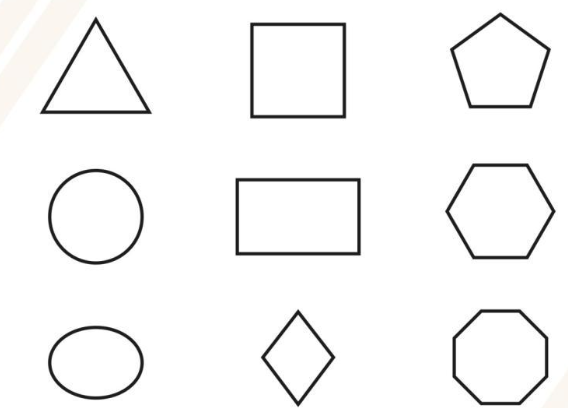
#> input picture formas.png, 568 x 408 px, found by its file name
$ python 088.PInc_Etiquetados_De_Lineas.py
#> lines starting #> are read from the running program, lines starting #| are printed output that depends on the picture; after the words box and inside, x2 and y2 are one past the last pixel; in counts of white or black regions, pixels touching at a corner belong together
import cv2
import numpy as np

#1. Cargar imagen
img = cv2.imread("formas.png", cv2.IMREAD_GRAYSCALE)
#> img: shape (408, 568); min 13, max 255, mean 245.7
if img is None:
    raise FileNotFoundError("No se encontró 'formas.png'")

#2. Binarización
_, binaria = cv2.threshold(img, 127, 255, cv2.THRESH_BINARY)
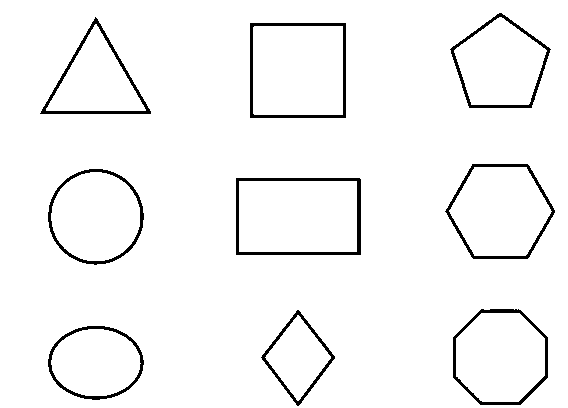
#> binaria: shape (408, 568); 96.3% white; 9 black regions, largest, box (x1, y1, x2, y2) and area: (236, 178, 361, 255) 1246, (250, 23, 346, 118) 1112, (40, 17, 151, 114) 995

#3. Etiquetado de componentes conectados
num_labels, etiquetas = cv2.connectedComponents(binaria)
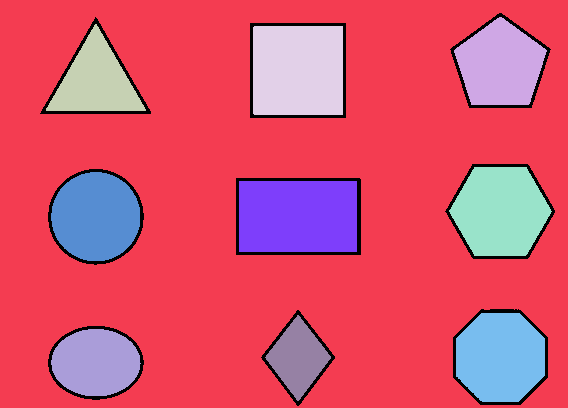
#> etiquetas: shape (408, 568) int32; 11 distinct labels, from 0 to 10; one colour per label, 0 black
#> num_labels = 11

print(f"🔹 Número de componentes detectados: {num_labels - 1}")
#| 🔹 Número de componentes detectados: 10

#4. Colorear cada componente diferente
etiquetas_color = cv2.applyColorMap((etiquetas * 20).astype(np.uint8), cv2.COLORMAP_JET)
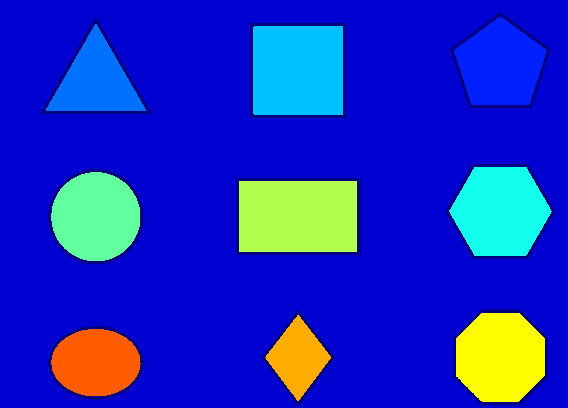
#> etiquetas_color: shape (408, 568, 3); mean B, G, R 190.8, 44.5, 25.3

#5. Mostrar resultados
cv2.imshow("Original", img)
cv2.imshow("Binaria", binaria)
cv2.imshow("Componentes Etiquetados", etiquetas_color)
cv2.waitKey(0)
cv2.destroyAllWindows()

# Cada forma fue:

# Detectada como componente conectado,

# Asignada con un número (1, 2, 3, …),

# Coloreada con applyColorMap para visualización.

# El fondo azul corresponde a la etiqueta 0.
# Cada color distinto representa una figura con su propia etiqueta.
# En la consola se muestra
# Componentes detectados: 10

$ run again, with texto.png copied over formas.png
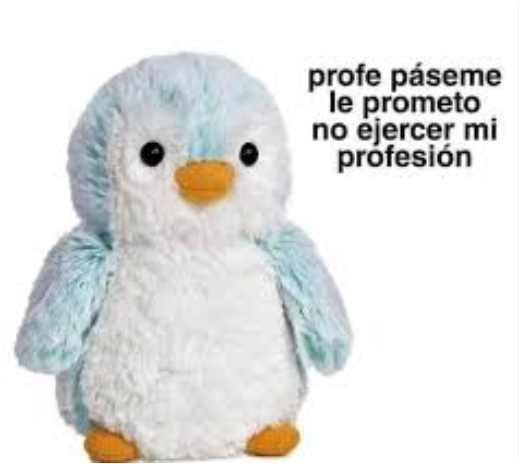
#> input picture texto.png, 519 x 464 px, found by its file name
#> binaria: shape (464, 519); 96.6% white; 86 black regions (31 under 20 px), largest, box (x1, y1, x2, y2) and area: (140, 141, 165, 167) 506, (239, 142, 259, 167) 356, (87, 419, 128, 444) 312
#> `num_labels, etiquetas = cv2.connectedComponents(binaria)`:
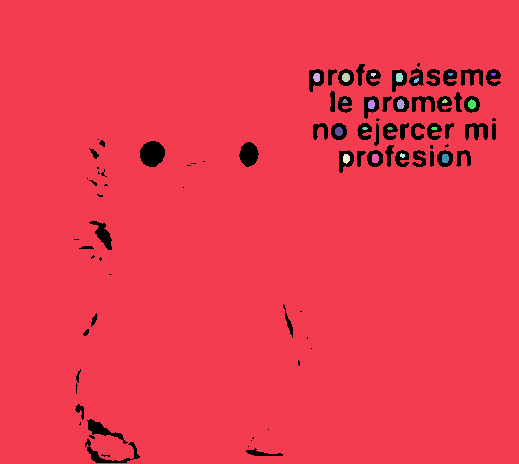
#> etiquetas: shape (464, 519) int32; 22 distinct labels, from 0 to 21; one colour per label, 0 black
#> num_labels = 22
#| 🔹 Número de componentes detectados: 21
#> `etiquetas_color = cv2.applyColorMap((etiquetas * 20).astype(np.uint8),..`:
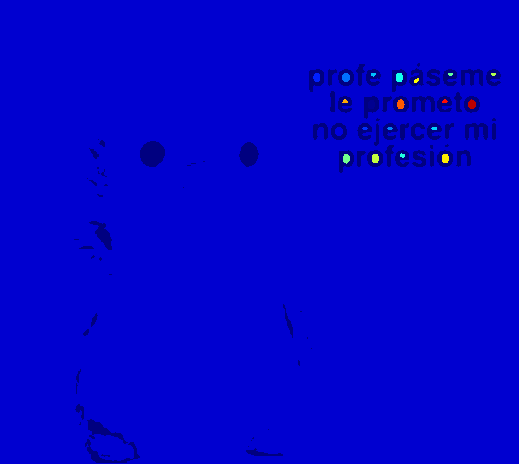
#> etiquetas_color: shape (464, 519, 3); mean B, G, R 205.1, 0.4, 0.3
